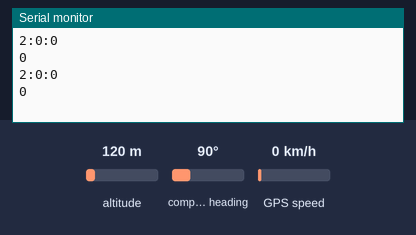
A sketch run on a simulated Arduino Uno, built with avr-gcc and run on an emulated ATmega328P. Parts: the last lines printed to the serial monitor. The inputs (shaded band) are chosen by the test bench; at power-on: GPS speed 0 km/h, altitude 120 m, compass heading 90°. The GPS gets a fix after 3 s at 37.7749, -122.4194 with 8 satellites.

Above: at 1.8 s.
1.9 s: GPS speed set to 2 km/h
At 3.5 s:
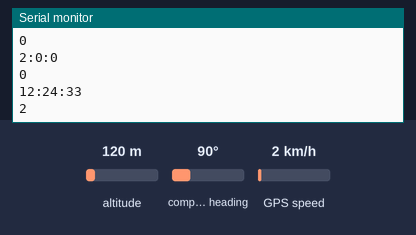
3.6 s: GPS speed set to 30 km/h
At 5.6 s:
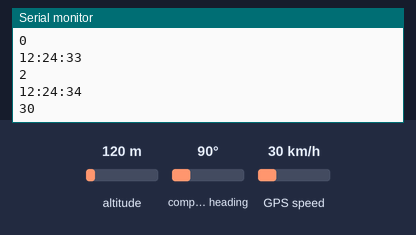
Timing chart, 0 to 7.1 s (numbered marks = the images above; inputs shaded):
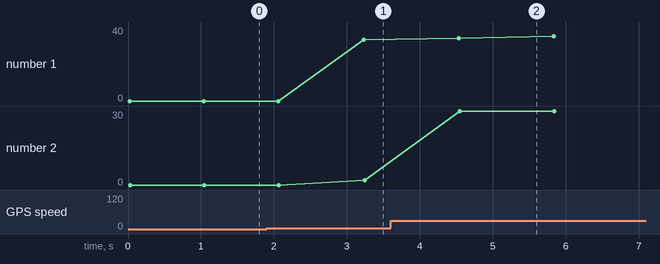

Measured:
- after the input at 1.9 s, the serial monitor: prints a new line after 1.3 s (image 1)
- after the input at 3.6 s, the serial monitor: prints a new line after 0.94 s (image 2)
- plotted number 2: 2 → 30 after the input at 3.6 s

The sketch:

Speedometer.ino
```cpp
#include <SPI.h>
#include <Adafruit_GFX.h>         //Downlaod it here : https://www.electronoobs.com/eng_arduino_Adafruit_GFX.php
//#include <Adafruit_PCD8544.h>
#include <TinyGPS++.h>
#include <SoftwareSerial.h>

static const int RXPin = 4, TXPin = 3;
static const uint32_t GPSBaud = 9600;

// The TinyGPS++ object
TinyGPSPlus gps;

// The serial connection to the GPS device
SoftwareSerial ss(RXPin, TXPin);

//Download it here: https://www.electronoobs.com/eng_arduino_Adafruit_PCD8544.php

// Software SPI (slower updates, more flexible pin options):
// pin 7 - Serial clock out (SCLK)
// pin 6 - Serial data out (DIN)
// pin 5 - Data/Command select (D/C)
// pin 4 - LCD chip select (CS)
// pin 3 - LCD reset (RST)
//Adafruit_PCD8544 display = Adafruit_PCD8544(7, 6, 5, 4, 3);

// Hardware SPI (faster, but must use certain hardware pins):
// SCK is LCD serial clock (SCLK) - this is pin 13 on Arduino Uno
// MOSI is LCD DIN - this is pin 11 on an Arduino Uno
// pin 5 - Data/Command select (D/C)
// pin 4 - LCD chip select (CS)
// pin 3 - LCD reset (RST)
// Adafruit_PCD8544 display = Adafruit_PCD8544(5, 6, 7);
// Note with hardware SPI MISO and SS pins aren't used but will still be read
// and written to during SPI transfer.  Be careful sharing these pins!

#define NUMFLAKES 10
#define XPOS 0
#define YPOS 1
#define DELTAY 2


#define LOGO16_GLCD_HEIGHT 16
#define LOGO16_GLCD_WIDTH  16


static const unsigned char PROGMEM EN_logo [] = {
B00000000, B00000000, B00000000, B00000000, B00000000, B00000000, B00000000, B00000000,
B00000000, B00000000, B00000000, B00000000, B00000000, B00000000, B00000000, B00000000,
B00000000, B00000000, B00000000, B00000000, B00000000, B00000000, B00000000, B00000000,
B00000000, B00000000, B00000000, B00000000, B00000000, B00000000, B00000000, B00000000,
B00000000, B00000000, B00000000, B01111111, B11111100, B01111100, B00111000, B00000000,
B00000000, B00000000, B00000000, B01111111, B11111100, B01111100, B00111000, B00000000,
B00000000, B00000000, B00000000, B01110000, B00000000, B01111100, B00111000, B00000000,
B00000000, B00000000, B00000000, B01110000, B00000000, B01110011, B00111000, B00000000,

B00000000, B00000000, B00000000, B01110000, B00000000, B01110011, B00111000, B00000000,
B00000000, B00000000, B00000000, B01110000, B00000000, B01110011, B00111000, B00000000,
B00000000, B00000000, B00000000, B01110000, B00000000, B01110011, B00111000, B00000000,
B00000000, B00000000, B00000000, B01111111, B11000000, B01110000, B11111000, B00000000,
B00000000, B00000000, B00000000, B01111111, B11000000, B01110000, B11111000, B00000000,
B00000000, B00000000, B00000000, B01110000, B00000000, B01110000, B00111000, B00000000,
B00000000, B00000000, B00000000, B01110000, B00000000, B01110000, B00111000, B00000000,
B00000000, B00000000, B00000000, B01110000, B00000000, B01110000, B00111000, B00000000,

B00000000, B00000000, B00000000, B01110000, B00000000, B01110000, B00111000, B00000000,
B00000000, B00000000, B00000000, B01110000, B00000000, B01110000, B00111000, B00000000,
B00000000, B00000000, B00000000, B01110000, B00000000, B01110000, B00111000, B00000000,
B00000000, B00000000, B00000000, B01111111, B11111100, B01110000, B00111000, B00000000,
B00000000, B00000000, B00000000, B01111111, B11111100, B01110000, B00111000, B00000000,
B00000000, B00000000, B00000000, B00000000, B00000000, B00000000, B00000000, B00000000,
B00000000, B00000000, B00000000, B00000000, B00000000, B00000000, B00000000, B00000000,
B00000000, B00000000, B00000000, B00000000, B00000000, B00000000, B00000000, B00000000
};


static const unsigned char PROGMEM  LOGO[] =
{
/* 0X00,0X01,0X40,0X00,0X40,0X00, */
0X00,0X00,0X00,0X00,0X00,0X00,0X00,0X00,0X00,0X00,0X00,0X00,0X00,0X00,0X00,0X00,
0X00,0X00,0X00,0X00,0X00,0X00,0X00,0X00,0X00,0X0F,0X00,0X00,0X00,0X00,0X00,0X00,
0X00,0X3F,0XE0,0X00,0X00,0X00,0X00,0X00,0X00,0XFF,0XF0,0X00,0X00,0X00,0X00,0X00,
0X01,0XFF,0XFC,0X00,0X00,0X00,0X00,0X00,0X03,0XFF,0XFE,0X00,0X00,0X00,0X00,0X00,
0X03,0XFF,0XFF,0X00,0X00,0X00,0X00,0X00,0X07,0XFF,0XFF,0X00,0X00,0X00,0X00,0X00,
0X0F,0XFF,0XFF,0X80,0X00,0X00,0X00,0X00,0X0F,0XFF,0XFF,0XC0,0X00,0X00,0X00,0X00,
0X1F,0XFF,0XFF,0XC0,0X00,0X00,0X00,0X00,0X1F,0XFF,0XFF,0XE0,0X00,0X00,0X00,0X00,
0X1F,0XFF,0XFF,0XE0,0X00,0X00,0X00,0X00,0X3F,0XFF,0XFF,0XE0,0X00,0X00,0X00,0X00,
0X3F,0XFF,0XFF,0XF0,0X00,0X00,0X00,0X00,0X7F,0XFF,0XFF,0XF0,0X00,0X00,0X00,0X00,
0X7F,0XFF,0XF8,0X70,0X00,0X00,0X00,0X00,0X60,0XFF,0XC0,0X70,0X00,0X00,0X00,0X00,
0X60,0X00,0X00,0X70,0X00,0X00,0X00,0X00,0X60,0X00,0X00,0X70,0X00,0X02,0X00,0X00,
0X40,0X00,0X00,0X33,0XDF,0XCF,0XF0,0X00,0X40,0X00,0X00,0X33,0XAF,0XFB,0XF8,0X00,
0X40,0X00,0X00,0X33,0XEF,0XFB,0XF8,0X1C,0X40,0X01,0X00,0X33,0XEF,0XFB,0XFC,0X1F,
0X80,0X00,0X00,0X33,0XDF,0XFF,0XFC,0X0F,0X80,0X00,0X00,0X1B,0XF0,0X07,0XFC,0X1F,
0XBF,0X00,0XFE,0X0B,0XF0,0X07,0XFE,0X3F,0X82,0X41,0X70,0X1B,0XFF,0XF7,0XFE,0X3F,
0X83,0X41,0X70,0X0B,0X7F,0XF7,0XDD,0X3E,0X87,0X40,0XA0,0X03,0X7F,0XF7,0XDF,0X3E,
0X80,0X00,0X00,0X0B,0XFF,0XF7,0XCF,0X3E,0X80,0X00,0X00,0X0B,0XFF,0X77,0XCE,0X9E,
0X00,0X00,0X00,0X2B,0X70,0X03,0X84,0X1E,0X40,0X00,0X00,0X32,0XF0,0X07,0XC0,0XBE,
0X00,0X00,0X00,0X70,0XF0,0X0C,0XC6,0XFE,0X20,0X00,0X00,0X42,0X5F,0XFF,0XC3,0XFE,
0X20,0X00,0X00,0X43,0X3F,0XFF,0X83,0XFC,0X20,0X00,0X00,0X41,0X7F,0XFF,0X83,0XFC,
0X20,0X04,0X00,0X43,0XFF,0XFF,0X83,0XFC,0X10,0X00,0X00,0X42,0XFF,0XF0,0X81,0XFC,
0X10,0X00,0X00,0X80,0X00,0X00,0X01,0XFC,0X00,0X3F,0X00,0X80,0X00,0X00,0X00,0X7C,
0X08,0X40,0X00,0X80,0X00,0X00,0X00,0X00,0X00,0X00,0X02,0X00,0X00,0X00,0X00,0X00,
0X04,0X00,0X04,0X00,0X00,0X00,0X00,0X00,0X00,0X00,0X08,0X40,0X00,0X00,0X00,0X00,
0X03,0X00,0X10,0XC0,0X00,0X00,0X00,0X00,0X01,0X00,0X23,0X80,0X00,0X00,0X00,0X00,
0X00,0X80,0X5F,0X00,0X00,0X00,0X00,0X00,0X00,0X7F,0XEB,0X40,0X00,0X00,0X00,0X00,
0X00,0X01,0X8F,0X80,0X00,0X00,0X00,0X00,0X00,0X00,0X9F,0X40,0X00,0X00,0X00,0X00,
0X00,0X00,0XEE,0XA0,0X00,0X00,0X00,0X00,0X00,0X00,0X9F,0X60,0X00,0X00,0X00,0X00,
0X00,0X00,0XEF,0X80,0X00,0X00,0X00,0X00,0X00,0X00,0X77,0XE0,0X00,0X00,0X00,0X00,
0X00,0X00,0X78,0X40,0X00,0X00,0X00,0X00,0X00,0X00,0X67,0X80,0X00,0X00,0X00,0X00,
0X00,0X00,0X0D,0X00,0X00,0X00,0X00,0X00,0X00,0X00,0X00,0X00,0X00,0X00,0X00,0X00,
0X00,0X00,0X00,0X00,0X00,0X00,0X00,0X00,0X00,0X00,0X00,0X00,0X00,0X00,0X00,0X00,
};

void setup()   {
  Serial.begin(9600);
   ss.begin(GPSBaud);

}
double lok;
int sat, minuta, sek,brzina,visina;
void loop() {


 while (ss.available() > 0){
    gps.encode(ss.read());
    if (gps.location.isUpdated()){

     sat=gps.time.hour();
      minuta=gps.time.minute();
      sek=gps.time.second();
      brzina=gps.speed.kmph();
    //  visina=gps.altitude.meters();
      //Serial.println(gps.altitude.value());
    }
 }
    Serial.print(sat+2);
    Serial.print(":");
    Serial.print(minuta);
    Serial.print(":");
    Serial.println(sek);
    Serial.println(brzina);
   delay(1000);

}
```
